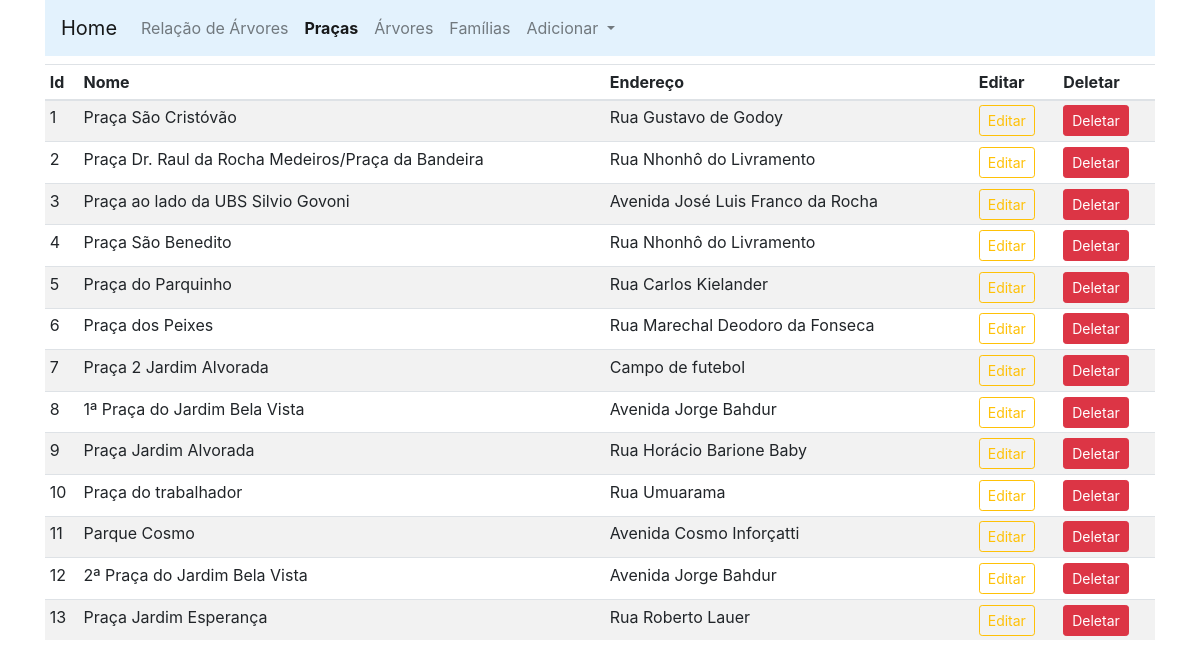
The app's page /pracas (signed in) with its own data.
### app_arbo/trees/models.py (models this page shows)
class Praca(db.Model):
    id=db.Column(db.Integer,primary_key=True)
    name=db.Column(db.String(30),nullable=False,unique=True)
    end=db.Column(db.String(100),nullable=False,unique=False)
    image_1=db.Column(db.String(30),nullable=False,unique=True)
    image_2=db.Column(db.String(30),nullable=False,unique=True)
    image_3=db.Column(db.String(500),nullable=False,unique=True)
    image_4=db.Column(db.String(500),nullable=False,unique=True)

### app_arbo/admin/rotas.py (the view)
@app.route('/pracas')
def pracas():
    if 'email' not in session:
        flash(f'Favor faça seu login no sistema.', 'success')
        return redirect(url_for('login'))
    pracas = Praca.query.order_by(Praca.id.desc()).all()
    return render_template('admin/pracas.html', title='Página Praças', pracas=pracas)

### app_arbo/templates/admin/pracas.html (shortened to what this page needs)
{% extends 'layouts.html' %}
{% block content %}
<div class="container">
    <nav class="navbar navbar-expand-lg navbar-light" style="background-color: #e3f2fd;">
        <a class="navbar-brand" href="/">Home</a>
        <div class="collapse navbar-collapse" id="navbarSupportedContent">
          <ul class="navbar-nav mr-auto">
            <li class="nav-item ">
              <a class="nav-link" href="/admin">Relação de Árvores <span class="sr-only">(current)</span></a>
            </li>
            <li class="nav-item active">
              <a class="nav-link" href="/pracas"><strong>Praças</strong></a>
            </li>
            <li class="nav-item">
              <a class="nav-link" href="/arvores">Árvores</a>
            </li>
            <li class="nav-item">
              <a class="nav-link" href="/familias">Famílias</a>
            </li>
            <li class="nav-item dropdown">
              <a class="nav-link dropdown-toggle" href="#" id="navbarDropdown" role="button" data-toggle="dropdown" aria-haspopup="true" aria-expanded="false">
                Adicionar
              </a>
            </li>
          </ul>
        </div>
      </nav>
</div>
<div class="container mt-2">
    <table class="table table-sm table-striped">
        <thead>
            <th>Id</th>
            <th>Nome</th>
            <th>Endereço</th>
            <th></th>
            <th>Editar</th>
            <th>Deletar</th>
        </thead>
        <tbody>
            {% if pracas %}
            {% for praca in pracas %}
            <tr>
                <td>{{loop.index}}</td>
                <td>{{praca.name}}</td>
                <td>{{praca.end}}</td>
                <td></td>
                <td><a href="{{url_for('updatepraca', id=praca.id)}}" class="btn btn-sm btn-outline-warning">Editar</a></td>
                <td>
                <button type="button" class="btn btn-danger btn-sm" data-toggle="modal" data-target="#exampleModal-{{praca.id}}">
                  Deletar
                </button>
                </td>
            </tr>
            {% endfor %}
            {% endif %}
        </tbody>
    </table>
</div>
{% endblock content %}

### app_arbo/templates/layouts.html (shortened to what this page needs)
<!doctype html>
<html lang="pt-br">
  <head>
    <link rel="stylesheet" href="{{url_for('static', filename='css/bootstrap.min.css')}}">
  </head>
  <body>
{% block content %}
{% endblock content %}
  </body>
</html>

### records on screen
Praca: name "Praça São Cristóvão", end "Rua Gustavo de Godoy"
Praca: name "Praça Dr. Raul da Rocha Medeiros/Praça da Bandeira", end "Rua Nhonhô do Livramento"
Praca: name "Praça ao lado da UBS Silvio Govoni", end "Avenida José Luis Franco da Rocha"
Praca: name "Praça São Benedito", end "Rua Nhonhô do Livramento"
Praca: name "Praça do Parquinho", end "Rua Carlos Kielander"
Praca: name "Praça dos Peixes", end "Rua Marechal Deodoro da Fonseca"
Praca: name "Praça 2 Jardim Alvorada", end "Campo de futebol"
Praca: name "1ª Praça do Jardim Bela Vista", end "Avenida Jorge Bahdur"
Praca: name "Praça Jardim Alvorada", end "Rua Horácio Barione Baby"
Praca: name "Praça do trabalhador", end "Rua Umuarama"
Praca: name "Parque Cosmo", end "Avenida Cosmo Inforçatti"
Praca: name "2ª Praça do Jardim Bela Vista", end "Avenida Jorge Bahdur"
Praca: name "Praça Jardim Esperança", end "Rua Roberto Lauer"
